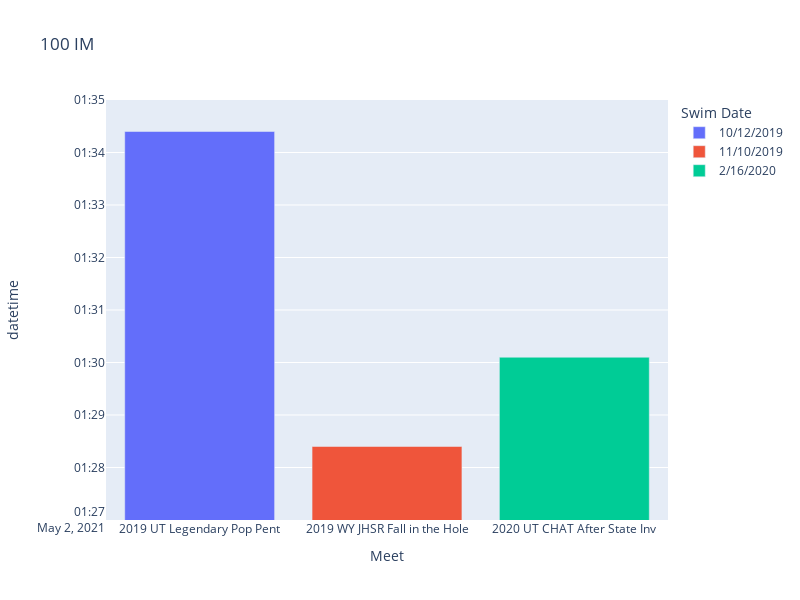

Source (notebook cell):
### Code cell
### Plotley
def plot_100_im():
    '''function to make plot'''
    fig = px.bar(im_100, x='Meet', y="datetime",color="Swim Date",title="100 IM",
    hover_data=['Time'])
    fig.update_layout(yaxis_range=['2021-05-02 1:27:00' , '2021-05-02 1:35:00'], width=800, height=600)
    fig.show()
    py.plot(fig, filename = '100 IM', auto_open=True)
    return
plot_100_im()

### Figure 1 — Plotly figure (JSON) as saved in the notebook; plotly's stock layout.template omitted (floating-point values rounded to 4 significant figures)
{"data": [{"alignmentgroup": "True", "customdata": [["01:34.4"]], "hovertemplate": "Swim Date=10/12/2019<br>Meet=%{x}<br>datetime=%{y}<br>Time=%{customdata[0]}<extra></extra>", "legendgroup": "10/12/2019", "marker": {"color": "#636efa"}, "name": "10/12/2019", "offsetgroup": "10/12/2019", "orientation": "v", "showlegend": true, "textposition": "auto", "type": "bar", "x": ["2019 UT Legendary Pop Pent"], "xaxis": "x", "y": ["2021-05-02T01:34:24"], "yaxis": "y"}, {"alignmentgroup": "True", "customdata": [["01:28.4"]], "hovertemplate": "Swim Date=11/10/2019<br>Meet=%{x}<br>datetime=%{y}<br>Time=%{customdata[0]}<extra></extra>", "legendgroup": "11/10/2019", "marker": {"color": "#EF553B"}, "name": "11/10/2019", "offsetgroup": "11/10/2019", "orientation": "v", "showlegend": true, "textposition": "auto", "type": "bar", "x": ["2019 WY JHSR Fall in the Hole"], "xaxis": "x", "y": ["2021-05-02T01:28:24"], "yaxis": "y"}, {"alignmentgroup": "True", "customdata": [["01:30.1"]], "hovertemplate": "Swim Date=2/16/2020<br>Meet=%{x}<br>datetime=%{y}<br>Time=%{customdata[0]}<extra></extra>", "legendgroup": "2/16/2020", "marker": {"color": "#00cc96"}, "name": "2/16/2020", "offsetgroup": "2/16/2020", "orientation": "v", "showlegend": true, "textposition": "auto", "type": "bar", "x": ["2020 UT CHAT After State Inv"], "xaxis": "x", "y": ["2021-05-02T01:30:06"], "yaxis": "y"}], "layout": {"barmode": "relative", "height": 600, "legend": {"title": {"text": "Swim Date"}, "tracegroupgap": 0}, "title": {"text": "100 IM"}, "width": 800, "xaxis": {"anchor": "y", "domain": [0, 1], "title": {"text": "Meet"}}, "yaxis": {"anchor": "x", "domain": [0, 1], "range": ["2021-05-02 1:27:00", "2021-05-02 1:35:00"], "title": {"text": "datetime"}}}}
